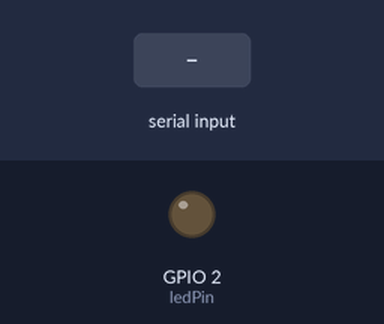
A sketch run on a simulated ESP32. On the bench: output pins drawn as LEDs (lit = HIGH). The test bench sets the inputs (shaded band). Nothing arrives over Bluetooth unless stated; what the sketch prints to the serial monitor is not drawn.

Above: at 1.2 s.
1.3 s: "1\n" received over the second serial link
At 2.5 s:
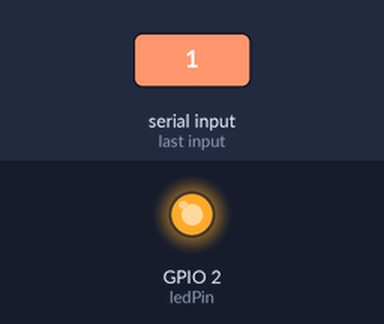
2.8 s: "0\n" received over the second serial link
At 3.6 s:
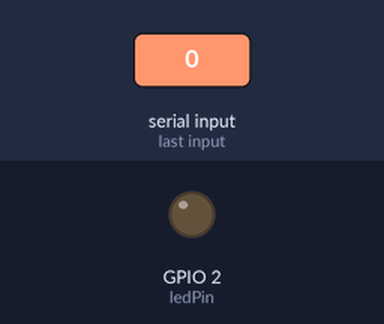
Timing chart, 0 to 5.8 s (numbered marks = the images above; inputs shaded):
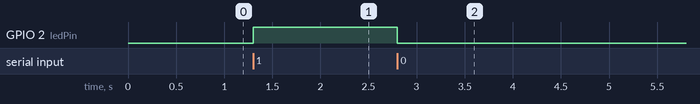

Measured:
- after the input at 1.3 s, GPIO 2 (ledPin): LOW → HIGH at once
- after the input at 2.8 s, GPIO 2 (ledPin): HIGH → LOW at once

The sketch:

slave.ino
```cpp
#include "BluetoothSerial.h"

BluetoothSerial SerialBT;
int ledPin = 2;

void setup() {
  Serial.begin(115200);
  pinMode(ledPin, OUTPUT);
  SerialBT.begin("ESP32-BT-Slave");
  Serial.println("Perangkat dimulai, sekarang Anda dapat memasangkan dengan Bluetooth!");
}

void loop() {
  if (SerialBT.hasClient()) {
    Serial.println("Master terhubung!");
    SerialBT.println("Slave Terhubung");
  }

  if(SerialBT.available()){
    int receivedData = SerialBT.readStringUntil('\n').toInt();

    if (receivedData == 1) {
      digitalWrite(ledPin, HIGH);
      Serial.println("LED MENYALA");
    }
    else if (receivedData == 0) {
      digitalWrite(ledPin, LOW);
      Serial.println("LED MATI");
    }
  }
}
```
